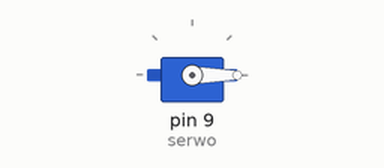
Recording of a sketch running on a simulated Arduino Uno, built with avr-gcc and run on an emulated ATmega328P. Parts: servo.

Above: at 0.05 s.
At 1.25 s:
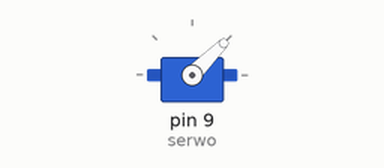
At 2.5 s:
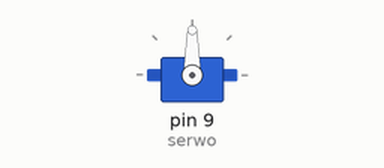
At 5.0 s:
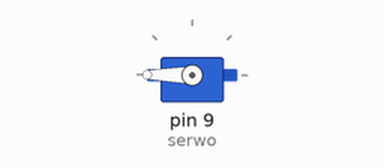
Timing chart, 0 to 6.5 s (numbered marks = the images above):
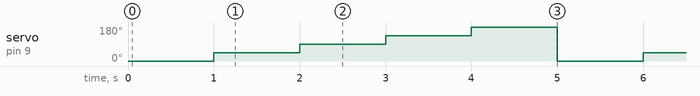

The sketch:

10b_Servo_poczatek.ino
```cpp
#include <Servo.h>
Servo serwo;  //Tworzymy instancję o nazwie serwo

// GND (czarny, ciemnobrązowy) - GND
// +5V Zasilanie (czerwony) - +5V
// Sygnał sterujący (żółty/pomarańczowy) - 9

void setup()
{
  serwo.attach(9);  //Serwomechanizm podłączony do pin 9
}
void loop()
{
  serwo.write(0); //Ustawienie wychylenia na 0 stopni
  delay(1000);
  serwo.write(45); //Wychylenie 45 stopni
  delay(1000);
  serwo.write(90); //Wychylenie 90 stopni
  delay(1000);
  serwo.write(135); //Wychylenie 135 stopni
  delay(1000);
  serwo.write(180); //Wychylenie 180 stopni
  delay(1000);
}
```

Measured:
- by itself, servo on pin 9 (serwo): repeats every 5.0 s: 90° 1.0 s, 135° 1.0 s, 180° 1.0 s, 0° 1.0 s, 45° 1.0 s
